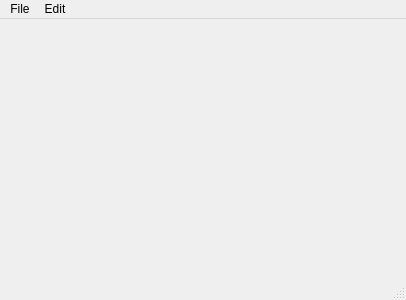
<?xml version="1.0" encoding="UTF-8"?>
<ui version="4.0">
 <class>MainWindow</class>
 <widget class="QMainWindow" name="MainWindow">
  <property name="geometry">
   <rect>
    <x>0</x>
    <y>0</y>
    <width>406</width>
    <height>300</height>
   </rect>
  </property>
  <property name="windowTitle">
   <string>PyQt5 Designer</string>
  </property>
  <widget class="QWidget" name="centralwidget"/>
  <widget class="QMenuBar" name="menubar">
   <property name="geometry">
    <rect>
     <x>0</x>
     <y>0</y>
     <width>406</width>
     <height>21</height>
    </rect>
   </property>
   <widget class="QMenu" name="menuFile">
    <property name="title">
     <string>File</string>
    </property>
    <widget class="QMenu" name="menusubmenu">
     <property name="title">
      <string>submenu</string>
     </property>
     <addaction name="actionitem1"/>
     <addaction name="actionitem2"/>
    </widget>
    <addaction name="actionNew"/>
    <addaction name="separator"/>
    <addaction name="actionExit"/>
    <addaction name="menusubmenu"/>
   </widget>
   <widget class="QMenu" name="menuEdit">
    <property name="title">
     <string>Edit</string>
    </property>
   </widget>
   <addaction name="menuFile"/>
   <addaction name="menuEdit"/>
  </widget>
  <widget class="QStatusBar" name="statusbar">
   <property name="statusTip">
    <string>Text in Statusbar</string>
   </property>
  </widget>
  <action name="actionNew">
   <property name="icon">
    <iconset>
     <normaloff>new_icon.png</normaloff>new_icon.png</iconset>
   </property>
   <property name="text">
    <string>New</string>
   </property>
  </action>
  <action name="actionExit">
   <property name="icon">
    <iconset>
     <normaloff>exit_icon.png</normaloff>exit_icon.png</iconset>
   </property>
   <property name="text">
    <string>Exit</string>
   </property>
   <property name="statusTip">
    <string>Click to exit the application</string>
   </property>
   <property name="shortcut">
    <string>Shift+X</string>
   </property>
  </action>
  <action name="actionitem1">
   <property name="text">
    <string>item1</string>
   </property>
  </action>
  <action name="actionitem2">
   <property name="text">
    <string>item2</string>
   </property>
  </action>
 </widget>
 <resources/>
 <connections>
  <connection>
   <sender>actionExit</sender>
   <signal>triggered()</signal>
   <receiver>MainWindow</receiver>
   <slot>close()</slot>
   <hints>
    <hint type="sourcelabel">
     <x>-1</x>
     <y>-1</y>
    </hint>
    <hint type="destinationlabel">
     <x>202</x>
     <y>149</y>
    </hint>
   </hints>
  </connection>
 </connections>
</ui>
